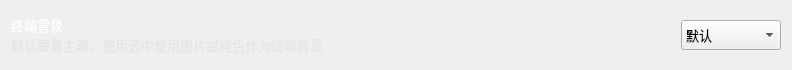
                  <widget class="QWidget" name="verticalWidget_27" native="true">
                   <property name="minimumSize">
                    <size>
                     <width>0</width>
                     <height>70</height>
                    </size>
                   </property>
                   <property name="maximumSize">
                    <size>
                     <width>16777215</width>
                     <height>70</height>
                    </size>
                   </property>
                   <property name="styleSheet">
                    <string notr="true">#verticalWidget_27{background-color: rgba(223, 223, 223,50);
border-radius: 5px;}</string>
                   </property>
                   <layout class="QHBoxLayout" name="horizontalLayout_36">
                    <item>
                     <widget class="QWidget" name="horizontalWidget_26" native="true">
                      <property name="minimumSize">
                       <size>
                        <width>0</width>
                        <height>40</height>
                       </size>
                      </property>
                      <property name="maximumSize">
                       <size>
                        <width>16777215</width>
                        <height>40</height>
                       </size>
                      </property>
                      <layout class="QVBoxLayout" name="verticalLayout_31">
                       <property name="spacing">
                        <number>0</number>
                       </property>
                       <property name="leftMargin">
                        <number>0</number>
                       </property>
                       <property name="topMargin">
                        <number>0</number>
                       </property>
                       <property name="rightMargin">
                        <number>0</number>
                       </property>
                       <property name="bottomMargin">
                        <number>0</number>
                       </property>
                       <item>
                        <widget class="QLabel" name="label_background">
                         <property name="font">
                          <font>
                           <family>OPPOSans B</family>
                           <pointsize>10</pointsize>
                           <stylestrategy>PreferAntialias</stylestrategy>
                          </font>
                         </property>
                         <property name="styleSheet">
                          <string notr="true">color: rgb(255, 255, 255);</string>
                         </property>
                         <property name="text">
                          <string>终端背景</string>
                         </property>
                        </widget>
                       </item>
                       <item>
                        <widget class="QLabel" name="label_background_tip">
                         <property name="minimumSize">
                          <size>
                           <width>0</width>
                           <height>20</height>
                          </size>
                         </property>
                         <property name="maximumSize">
                          <size>
                           <width>16777215</width>
                           <height>20</height>
                          </size>
                         </property>
                         <property name="font">
                          <font>
                           <family>OPPOSans B</family>
                           <pointsize>10</pointsize>
                           <stylestrategy>PreferAntialias</stylestrategy>
                          </font>
                         </property>
                         <property name="styleSheet">
                          <string notr="true">color: rgba(223, 223, 223, 150);</string>
                         </property>
                         <property name="text">
                          <string>默认跟着主题，使用选中使用图片或纯色作为终端背景</string>
                         </property>
                        </widget>
                       </item>
                      </layout>
                     </widget>
                    </item>
                    <item>
                     <spacer name="horizontalSpacer_65">
                      <property name="orientation">
                       <enum>Qt::Horizontal</enum>
                      </property>
                      <property name="sizeHint" stdset="0">
                       <size>
                        <width>352</width>
                        <height>20</height>
                       </size>
                      </property>
                     </spacer>
                    </item>
                    <item>
                     <widget class="QComboBox" name="comboBox_background">
                      <property name="minimumSize">
                       <size>
                        <width>100</width>
                        <height>30</height>
                       </size>
                      </property>
                      <property name="maximumSize">
                       <size>
                        <width>100</width>
                        <height>30</height>
                       </size>
                      </property>
                      <property name="font">
                       <font>
                        <family>OPPOSans B</family>
                        <pointsize>10</pointsize>
                        <stylestrategy>PreferAntialias</stylestrategy>
                       </font>
                      </property>
                      <property name="styleSheet">
                       <string notr="true"/>
                      </property>
                      <property name="iconSize">
                       <size>
                        <width>20</width>
                        <height>20</height>
                       </size>
                      </property>
                      <item>
                       <property name="text">
                        <string>默认</string>
                       </property>
                      </item>
                      <item>
                       <property name="text">
                        <string>纯色</string>
                       </property>
                      </item>
                      <item>
                       <property name="text">
                        <string>图片</string>
                       </property>
                      </item>
                     </widget>
                    </item>
                   </layout>
                  </widget>
